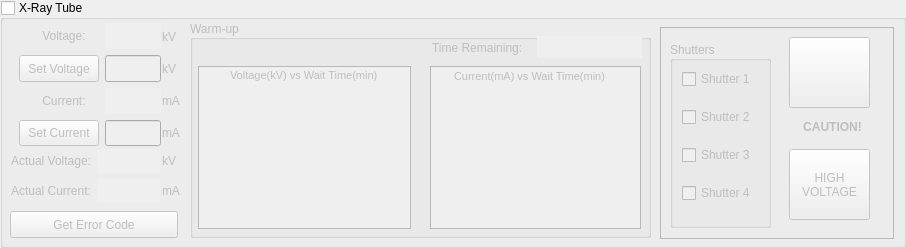
  <widget class="QGroupBox" name="xrayGroup">
   <property name="geometry">
    <rect>
     <x>10</x>
     <y>693</y>
     <width>906</width>
     <height>248</height>
    </rect>
   </property>
   <property name="focusPolicy">
    <enum>Qt::NoFocus</enum>
   </property>
   <property name="title">
    <string>X-Ray Tube</string>
   </property>
   <property name="checkable">
    <bool>true</bool>
   </property>
   <property name="checked">
    <bool>false</bool>
   </property>
   <widget class="QFrame" name="frame_2">
    <property name="geometry">
     <rect>
      <x>10</x>
      <y>145</y>
      <width>151</width>
      <height>59</height>
     </rect>
    </property>
    <property name="sizePolicy">
     <sizepolicy hsizetype="Preferred" vsizetype="Ignored">
      <horstretch>0</horstretch>
      <verstretch>0</verstretch>
     </sizepolicy>
    </property>
    <property name="frameShape">
     <enum>QFrame::NoFrame</enum>
    </property>
    <property name="frameShadow">
     <enum>QFrame::Plain</enum>
    </property>
    <property name="lineWidth">
     <number>0</number>
    </property>
    <widget class="QWidget" name="layoutWidget">
     <property name="geometry">
      <rect>
       <x>1</x>
       <y>4</y>
       <width>149</width>
       <height>54</height>
      </rect>
     </property>
     <layout class="QGridLayout" name="gridLayout_4">
      <item row="0" column="0">
       <widget class="QLabel" name="label_8">
        <property name="sizePolicy">
         <sizepolicy hsizetype="Preferred" vsizetype="Ignored">
          <horstretch>0</horstretch>
          <verstretch>0</verstretch>
         </sizepolicy>
        </property>
        <property name="text">
         <string>Actual Voltage:</string>
        </property>
       </widget>
      </item>
      <item row="0" column="1">
       <widget class="QLineEdit" name="actualVDisp">
        <property name="sizePolicy">
         <sizepolicy hsizetype="Preferred" vsizetype="Ignored">
          <horstretch>0</horstretch>
          <verstretch>0</verstretch>
         </sizepolicy>
        </property>
        <property name="palette">
         <palette>
          <active>
           <colorrole role="WindowText">
            <brush brushstyle="SolidPattern">
             <color alpha="255">
              <red>0</red>
              <green>0</green>
              <blue>0</blue>
             </color>
            </brush>
           </colorrole>
           <colorrole role="Text">
            <brush brushstyle="SolidPattern">
             <color alpha="255">
              <red>27</red>
              <green>13</green>
              <blue>139</blue>
             </color>
            </brush>
           </colorrole>
           <colorrole role="ButtonText">
            <brush brushstyle="SolidPattern">
             <color alpha="255">
              <red>0</red>
              <green>0</green>
              <blue>0</blue>
             </color>
            </brush>
           </colorrole>
          </active>
          <inactive>
           <colorrole role="WindowText">
            <brush brushstyle="SolidPattern">
             <color alpha="255">
              <red>0</red>
              <green>0</green>
              <blue>0</blue>
             </color>
            </brush>
           </colorrole>
           <colorrole role="Text">
            <brush brushstyle="SolidPattern">
             <color alpha="255">
              <red>27</red>
              <green>13</green>
              <blue>139</blue>
             </color>
            </brush>
           </colorrole>
           <colorrole role="ButtonText">
            <brush brushstyle="SolidPattern">
             <color alpha="255">
              <red>0</red>
              <green>0</green>
              <blue>0</blue>
             </color>
            </brush>
           </colorrole>
          </inactive>
          <disabled>
           <colorrole role="WindowText">
            <brush brushstyle="SolidPattern">
             <color alpha="255">
              <red>170</red>
              <green>170</green>
              <blue>255</blue>
             </color>
            </brush>
           </colorrole>
           <colorrole role="Text">
            <brush brushstyle="SolidPattern">
             <color alpha="255">
              <red>170</red>
              <green>170</green>
              <blue>255</blue>
             </color>
            </brush>
           </colorrole>
           <colorrole role="ButtonText">
            <brush brushstyle="SolidPattern">
             <color alpha="255">
              <red>170</red>
              <green>170</green>
              <blue>255</blue>
             </color>
            </brush>
           </colorrole>
          </disabled>
         </palette>
        </property>
        <property name="frame">
         <bool>false</bool>
        </property>
        <property name="alignment">
         <set>Qt::AlignCenter</set>
        </property>
        <property name="readOnly">
         <bool>true</bool>
        </property>
       </widget>
      </item>
      <item row="1" column="0">
       <widget class="QLabel" name="label_6">
        <property name="sizePolicy">
         <sizepolicy hsizetype="Preferred" vsizetype="Ignored">
          <horstretch>0</horstretch>
          <verstretch>0</verstretch>
         </sizepolicy>
        </property>
        <property name="text">
         <string>Actual Current:</string>
        </property>
       </widget>
      </item>
      <item row="1" column="1">
       <widget class="QLineEdit" name="actualCDisp">
        <property name="sizePolicy">
         <sizepolicy hsizetype="Preferred" vsizetype="Ignored">
          <horstretch>0</horstretch>
          <verstretch>0</verstretch>
         </sizepolicy>
        </property>
        <property name="palette">
         <palette>
          <active>
           <colorrole role="WindowText">
            <brush brushstyle="SolidPattern">
             <color alpha="255">
              <red>0</red>
              <green>0</green>
              <blue>0</blue>
             </color>
            </brush>
           </colorrole>
           <colorrole role="Text">
            <brush brushstyle="SolidPattern">
             <color alpha="255">
              <red>27</red>
              <green>13</green>
              <blue>139</blue>
             </color>
            </brush>
           </colorrole>
           <colorrole role="ButtonText">
            <brush brushstyle="SolidPattern">
             <color alpha="255">
              <red>0</red>
              <green>0</green>
              <blue>0</blue>
             </color>
            </brush>
           </colorrole>
          </active>
          <inactive>
           <colorrole role="WindowText">
            <brush brushstyle="SolidPattern">
             <color alpha="255">
              <red>0</red>
              <green>0</green>
              <blue>0</blue>
             </color>
            </brush>
           </colorrole>
           <colorrole role="Text">
            <brush brushstyle="SolidPattern">
             <color alpha="255">
              <red>27</red>
              <green>13</green>
              <blue>139</blue>
             </color>
            </brush>
           </colorrole>
           <colorrole role="ButtonText">
            <brush brushstyle="SolidPattern">
             <color alpha="255">
              <red>0</red>
              <green>0</green>
              <blue>0</blue>
             </color>
            </brush>
           </colorrole>
          </inactive>
          <disabled>
           <colorrole role="WindowText">
            <brush brushstyle="SolidPattern">
             <color alpha="255">
              <red>170</red>
              <green>170</green>
              <blue>255</blue>
             </color>
            </brush>
           </colorrole>
           <colorrole role="Text">
            <brush brushstyle="SolidPattern">
             <color alpha="255">
              <red>170</red>
              <green>170</green>
              <blue>255</blue>
             </color>
            </brush>
           </colorrole>
           <colorrole role="ButtonText">
            <brush brushstyle="SolidPattern">
             <color alpha="255">
              <red>170</red>
              <green>170</green>
              <blue>255</blue>
             </color>
            </brush>
           </colorrole>
          </disabled>
         </palette>
        </property>
        <property name="frame">
         <bool>false</bool>
        </property>
        <property name="alignment">
         <set>Qt::AlignCenter</set>
        </property>
        <property name="readOnly">
         <bool>true</bool>
        </property>
       </widget>
      </item>
     </layout>
    </widget>
   </widget>
   <widget class="QGroupBox" name="warmupBox">
    <property name="geometry">
     <rect>
      <x>190</x>
      <y>20</y>
      <width>461</width>
      <height>218</height>
     </rect>
    </property>
    <property name="sizePolicy">
     <sizepolicy hsizetype="Preferred" vsizetype="Ignored">
      <horstretch>0</horstretch>
      <verstretch>0</verstretch>
     </sizepolicy>
    </property>
    <property name="title">
     <string>Warm-up</string>
    </property>
    <property name="alignment">
     <set>Qt::AlignLeading|Qt::AlignLeft|Qt::AlignVCenter</set>
    </property>
    <widget class="QLineEdit" name="wtDisp">
     <property name="geometry">
      <rect>
       <x>347</x>
       <y>16</y>
       <width>105</width>
       <height>22</height>
      </rect>
     </property>
     <property name="sizePolicy">
      <sizepolicy hsizetype="Preferred" vsizetype="Ignored">
       <horstretch>0</horstretch>
       <verstretch>0</verstretch>
      </sizepolicy>
     </property>
     <property name="palette">
      <palette>
       <active>
        <colorrole role="WindowText">
         <brush brushstyle="SolidPattern">
          <color alpha="255">
           <red>0</red>
           <green>0</green>
           <blue>0</blue>
          </color>
         </brush>
        </colorrole>
        <colorrole role="Text">
         <brush brushstyle="SolidPattern">
          <color alpha="255">
           <red>27</red>
           <green>13</green>
           <blue>139</blue>
          </color>
         </brush>
        </colorrole>
        <colorrole role="ButtonText">
         <brush brushstyle="SolidPattern">
          <color alpha="255">
           <red>0</red>
           <green>0</green>
           <blue>0</blue>
          </color>
         </brush>
        </colorrole>
       </active>
       <inactive>
        <colorrole role="WindowText">
         <brush brushstyle="SolidPattern">
          <color alpha="255">
           <red>0</red>
           <green>0</green>
           <blue>0</blue>
          </color>
         </brush>
        </colorrole>
        <colorrole role="Text">
         <brush brushstyle="SolidPattern">
          <color alpha="255">
           <red>27</red>
           <green>13</green>
           <blue>139</blue>
          </color>
         </brush>
        </colorrole>
        <colorrole role="ButtonText">
         <brush brushstyle="SolidPattern">
          <color alpha="255">
           <red>0</red>
           <green>0</green>
           <blue>0</blue>
          </color>
         </brush>
        </colorrole>
       </inactive>
       <disabled>
        <colorrole role="WindowText">
         <brush brushstyle="SolidPattern">
          <color alpha="255">
           <red>170</red>
           <green>170</green>
           <blue>255</blue>
          </color>
         </brush>
        </colorrole>
        <colorrole role="Text">
         <brush brushstyle="SolidPattern">
          <color alpha="255">
           <red>170</red>
           <green>170</green>
           <blue>255</blue>
          </color>
         </brush>
        </colorrole>
        <colorrole role="ButtonText">
         <brush brushstyle="SolidPattern">
          <color alpha="255">
           <red>170</red>
           <green>170</green>
           <blue>255</blue>
          </color>
         </brush>
        </colorrole>
       </disabled>
      </palette>
     </property>
     <property name="frame">
      <bool>false</bool>
     </property>
     <property name="alignment">
      <set>Qt::AlignCenter</set>
     </property>
     <property name="readOnly">
      <bool>true</bool>
     </property>
    </widget>
    <widget class="QLabel" name="label_5">
     <property name="geometry">
      <rect>
       <x>242</x>
       <y>17</y>
       <width>100</width>
       <height>22</height>
      </rect>
     </property>
     <property name="sizePolicy">
      <sizepolicy hsizetype="Preferred" vsizetype="Ignored">
       <horstretch>0</horstretch>
       <verstretch>0</verstretch>
      </sizepolicy>
     </property>
     <property name="text">
      <string>Time Remaining:</string>
     </property>
    </widget>
    <widget class="QGraphicsView" name="graph2">
     <property name="geometry">
      <rect>
       <x>240</x>
       <y>46</y>
       <width>211</width>
       <height>163</height>
      </rect>
     </property>
     <property name="focusPolicy">
      <enum>Qt::NoFocus</enum>
     </property>
     <property name="frameShadow">
      <enum>QFrame::Plain</enum>
     </property>
    </widget>
    <widget class="QGraphicsView" name="graph1">
     <property name="geometry">
      <rect>
       <x>8</x>
       <y>46</y>
       <width>213</width>
       <height>163</height>
      </rect>
     </property>
     <property name="focusPolicy">
      <enum>Qt::NoFocus</enum>
     </property>
     <property name="frameShadow">
      <enum>QFrame::Plain</enum>
     </property>
    </widget>
    <widget class="QLabel" name="label_14">
     <property name="geometry">
      <rect>
       <x>40</x>
       <y>47</y>
       <width>160</width>
       <height>16</height>
      </rect>
     </property>
     <property name="font">
      <font>
       <pointsize>8</pointsize>
      </font>
     </property>
     <property name="text">
      <string>Voltage(kV) vs Wait Time(min)</string>
     </property>
    </widget>
    <widget class="QLabel" name="label_15">
     <property name="geometry">
      <rect>
       <x>264</x>
       <y>48</y>
       <width>166</width>
       <height>16</height>
      </rect>
     </property>
     <property name="font">
      <font>
       <pointsize>8</pointsize>
      </font>
     </property>
     <property name="text">
      <string>Current(mA) vs Wait Time(min)</string>
     </property>
    </widget>
   </widget>
   <widget class="QFrame" name="onFrame">
    <property name="geometry">
     <rect>
      <x>660</x>
      <y>27</y>
      <width>234</width>
      <height>212</height>
     </rect>
    </property>
    <property name="frameShape">
     <enum>QFrame::StyledPanel</enum>
    </property>
    <property name="frameShadow">
     <enum>QFrame::Raised</enum>
    </property>
    <widget class="QGroupBox" name="shutterBox">
     <property name="geometry">
      <rect>
       <x>10</x>
       <y>14</y>
       <width>101</width>
       <height>187</height>
      </rect>
     </property>
     <property name="title">
      <string>Shutters</string>
     </property>
     <property name="alignment">
      <set>Qt::AlignLeading|Qt::AlignLeft|Qt::AlignVCenter</set>
     </property>
     <property name="checkable">
      <bool>false</bool>
     </property>
     <widget class="QWidget" name="layoutWidget_2">
      <property name="geometry">
       <rect>
        <x>12</x>
        <y>16</y>
        <width>94</width>
        <height>162</height>
       </rect>
      </property>
      <layout class="QVBoxLayout" name="verticalLayout_2">
       <item>
        <widget class="QCheckBox" name="shutter1">
         <property name="focusPolicy">
          <enum>Qt::NoFocus</enum>
         </property>
         <property name="text">
          <string>Shutter 1</string>
         </property>
        </widget>
       </item>
       <item>
        <widget class="QCheckBox" name="shutter2">
         <property name="enabled">
          <bool>false</bool>
         </property>
         <property name="focusPolicy">
          <enum>Qt::NoFocus</enum>
         </property>
         <property name="text">
          <string>Shutter 2</string>
         </property>
        </widget>
       </item>
       <item>
        <widget class="QCheckBox" name="shutter3">
         <property name="focusPolicy">
          <enum>Qt::NoFocus</enum>
         </property>
         <property name="text">
          <string>Shutter 3</string>
         </property>
        </widget>
       </item>
       <item>
        <widget class="QCheckBox" name="shutter4">
         <property name="enabled">
          <bool>false</bool>
         </property>
         <property name="focusPolicy">
          <enum>Qt::NoFocus</enum>
         </property>
         <property name="text">
          <string>Shutter 4</string>
         </property>
         <property name="tristate">
          <bool>false</bool>
         </property>
        </widget>
       </item>
      </layout>
     </widget>
    </widget>
    <widget class="QPushButton" name="warning">
     <property name="geometry">
      <rect>
       <x>129</x>
       <y>10</y>
       <width>81</width>
       <height>71</height>
      </rect>
     </property>
     <property name="focusPolicy">
      <enum>Qt::NoFocus</enum>
     </property>
     <property name="text">
      <string/>
     </property>
     <property name="icon">
      <iconset resource="../include/icons.qrc">
       <normaloff>:/icons/images/warning.png</normaloff>:/icons/images/warning.png</iconset>
     </property>
     <property name="iconSize">
      <size>
       <width>80</width>
       <height>70</height>
      </size>
     </property>
     <property name="checkable">
      <bool>false</bool>
     </property>
    </widget>
    <widget class="QPushButton" name="highVoltage">
     <property name="geometry">
      <rect>
       <x>129</x>
       <y>122</y>
       <width>81</width>
       <height>71</height>
      </rect>
     </property>
     <property name="font">
      <font>
       <stylestrategy>PreferDefault</stylestrategy>
      </font>
     </property>
     <property name="focusPolicy">
      <enum>Qt::NoFocus</enum>
     </property>
     <property name="autoFillBackground">
      <bool>true</bool>
     </property>
     <property name="text">
      <string>HIGH 
VOLTAGE</string>
     </property>
     <property name="checkable">
      <bool>true</bool>
     </property>
     <property name="checked">
      <bool>false</bool>
     </property>
     <property name="flat">
      <bool>false</bool>
     </property>
    </widget>
    <widget class="QLabel" name="warningText">
     <property name="geometry">
      <rect>
       <x>140</x>
       <y>92</y>
       <width>65</width>
       <height>16</height>
      </rect>
     </property>
     <property name="font">
      <font>
       <weight>75</weight>
       <bold>true</bold>
      </font>
     </property>
     <property name="text">
      <string>CAUTION!</string>
     </property>
     <property name="alignment">
      <set>Qt::AlignCenter</set>
     </property>
    </widget>
   </widget>
   <widget class="QFrame" name="frame_3">
    <property name="geometry">
     <rect>
      <x>18</x>
      <y>23</y>
      <width>143</width>
      <height>124</height>
     </rect>
    </property>
    <property name="sizePolicy">
     <sizepolicy hsizetype="Preferred" vsizetype="Ignored">
      <horstretch>0</horstretch>
      <verstretch>0</verstretch>
     </sizepolicy>
    </property>
    <property name="frameShape">
     <enum>QFrame::NoFrame</enum>
    </property>
    <property name="frameShadow">
     <enum>QFrame::Plain</enum>
    </property>
    <property name="lineWidth">
     <number>0</number>
    </property>
    <widget class="QWidget" name="layoutWidget">
     <property name="geometry">
      <rect>
       <x>1</x>
       <y>0</y>
       <width>142</width>
       <height>123</height>
      </rect>
     </property>
     <layout class="QGridLayout" name="gridLayout_5">
      <item row="0" column="0">
       <widget class="QLabel" name="label_3">
        <property name="sizePolicy">
         <sizepolicy hsizetype="Preferred" vsizetype="Ignored">
          <horstretch>0</horstretch>
          <verstretch>0</verstretch>
         </sizepolicy>
        </property>
        <property name="text">
         <string>       Voltage:</string>
        </property>
       </widget>
      </item>
      <item row="0" column="1">
       <widget class="QLineEdit" name="setVDisp">
        <property name="sizePolicy">
         <sizepolicy hsizetype="Preferred" vsizetype="Ignored">
          <horstretch>0</horstretch>
          <verstretch>0</verstretch>
         </sizepolicy>
        </property>
        <property name="palette">
         <palette>
          <active>
           <colorrole role="WindowText">
            <brush brushstyle="SolidPattern">
             <color alpha="255">
              <red>0</red>
              <green>0</green>
              <blue>0</blue>
             </color>
            </brush>
           </colorrole>
           <colorrole role="Text">
            <brush brushstyle="SolidPattern">
             <color alpha="255">
              <red>27</red>
              <green>13</green>
              <blue>139</blue>
             </color>
            </brush>
           </colorrole>
           <colorrole role="ButtonText">
            <brush brushstyle="SolidPattern">
             <color alpha="255">
              <red>0</red>
              <green>0</green>
              <blue>0</blue>
             </color>
            </brush>
           </colorrole>
          </active>
          <inactive>
           <colorrole role="WindowText">
            <brush brushstyle="SolidPattern">
             <color alpha="255">
              <red>0</red>
              <green>0</green>
              <blue>0</blue>
             </color>
            </brush>
           </colorrole>
           <colorrole role="Text">
            <brush brushstyle="SolidPattern">
             <color alpha="255">
              <red>27</red>
              <green>13</green>
              <blue>139</blue>
             </color>
            </brush>
           </colorrole>
           <colorrole role="ButtonText">
            <brush brushstyle="SolidPattern">
             <color alpha="255">
              <red>0</red>
              <green>0</green>
              <blue>0</blue>
             </color>
            </brush>
           </colorrole>
          </inactive>
          <disabled>
           <colorrole role="WindowText">
            <brush brushstyle="SolidPattern">
             <color alpha="255">
              <red>170</red>
              <green>170</green>
              <blue>255</blue>
             </color>
            </brush>
           </colorrole>
           <colorrole role="Text">
            <brush brushstyle="SolidPattern">
             <color alpha="255">
              <red>170</red>
              <green>170</green>
              <blue>255</blue>
             </color>
            </brush>
           </colorrole>
           <colorrole role="ButtonText">
            <brush brushstyle="SolidPattern">
             <color alpha="255">
              <red>170</red>
              <green>170</green>
              <blue>255</blue>
             </color>
            </brush>
           </colorrole>
          </disabled>
         </palette>
        </property>
        <property name="frame">
         <bool>false</bool>
        </property>
        <property name="alignment">
         <set>Qt::AlignCenter</set>
        </property>
        <property name="readOnly">
         <bool>true</bool>
        </property>
       </widget>
      </item>
      <item row="1" column="0">
       <widget class="QPushButton" name="setVoltage">
        <property name="sizePolicy">
         <sizepolicy hsizetype="Minimum" vsizetype="Ignored">
          <horstretch>0</horstretch>
          <verstretch>0</verstretch>
         </sizepolicy>
        </property>
        <property name="text">
         <string>Set Voltage</string>
        </property>
       </widget>
      </item>
      <item row="1" column="1">
       <widget class="QLineEdit" name="setV">
        <property name="sizePolicy">
         <sizepolicy hsizetype="Preferred" vsizetype="Ignored">
          <horstretch>0</horstretch>
          <verstretch>0</verstretch>
         </sizepolicy>
        </property>
        <property name="alignment">
         <set>Qt::AlignCenter</set>
        </property>
       </widget>
      </item>
      <item row="2" column="0">
       <widget class="QLabel" name="label_4">
        <property name="sizePolicy">
         <sizepolicy hsizetype="Preferred" vsizetype="Ignored">
          <horstretch>0</horstretch>
          <verstretch>0</verstretch>
         </sizepolicy>
        </property>
        <property name="text">
         <string>       Current:</string>
        </property>
       </widget>
      </item>
      <item row="2" column="1">
       <widget class="QLineEdit" name="setCDisp">
        <property name="sizePolicy">
         <sizepolicy hsizetype="Preferred" vsizetype="Ignored">
          <horstretch>0</horstretch>
          <verstretch>0</verstretch>
         </sizepolicy>
        </property>
        <property name="palette">
         <palette>
          <active>
           <colorrole role="WindowText">
            <brush brushstyle="SolidPattern">
             <color alpha="255">
              <red>0</red>
              <green>0</green>
              <blue>0</blue>
             </color>
            </brush>
           </colorrole>
           <colorrole role="Text">
            <brush brushstyle="SolidPattern">
             <color alpha="255">
              <red>27</red>
              <green>13</green>
              <blue>139</blue>
             </color>
            </brush>
           </colorrole>
           <colorrole role="ButtonText">
            <brush brushstyle="SolidPattern">
             <color alpha="255">
              <red>0</red>
              <green>0</green>
              <blue>0</blue>
             </color>
            </brush>
           </colorrole>
          </active>
          <inactive>
           <colorrole role="WindowText">
            <brush brushstyle="SolidPattern">
             <color alpha="255">
              <red>0</red>
              <green>0</green>
              <blue>0</blue>
             </color>
            </brush>
           </colorrole>
           <colorrole role="Text">
            <brush brushstyle="SolidPattern">
             <color alpha="255">
              <red>27</red>
              <green>13</green>
              <blue>139</blue>
             </color>
            </brush>
           </colorrole>
           <colorrole role="ButtonText">
            <brush brushstyle="SolidPattern">
             <color alpha="255">
              <red>0</red>
              <green>0</green>
              <blue>0</blue>
             </color>
            </brush>
           </colorrole>
          </inactive>
          <disabled>
           <colorrole role="WindowText">
            <brush brushstyle="SolidPattern">
             <color alpha="255">
              <red>170</red>
              <green>170</green>
              <blue>255</blue>
             </color>
            </brush>
           </colorrole>
           <colorrole role="Text">
            <brush brushstyle="SolidPattern">
             <color alpha="255">
              <red>170</red>
              <green>170</green>
              <blue>255</blue>
             </color>
            </brush>
           </colorrole>
           <colorrole role="ButtonText">
            <brush brushstyle="SolidPattern">
             <color alpha="255">
              <red>170</red>
              <green>170</green>
              <blue>255</blue>
             </color>
            </brush>
           </colorrole>
          </disabled>
         </palette>
        </property>
        <property name="frame">
         <bool>false</bool>
        </property>
        <property name="alignment">
         <set>Qt::AlignCenter</set>
        </property>
        <property name="readOnly">
         <bool>true</bool>
        </property>
       </widget>
      </item>
      <item row="3" column="0">
       <widget class="QPushButton" name="setCurrent">
        <property name="sizePolicy">
         <sizepolicy hsizetype="Minimum" vsizetype="Ignored">
          <horstretch>0</horstretch>
          <verstretch>0</verstretch>
         </sizepolicy>
        </property>
        <property name="text">
         <string>Set Current</string>
        </property>
       </widget>
      </item>
      <item row="3" column="1">
       <widget class="QLineEdit" name="setC">
        <property name="sizePolicy">
         <sizepolicy hsizetype="Preferred" vsizetype="Ignored">
          <horstretch>0</horstretch>
          <verstretch>0</verstretch>
         </sizepolicy>
        </property>
        <property name="alignment">
         <set>Qt::AlignCenter</set>
        </property>
       </widget>
      </item>
     </layout>
    </widget>
   </widget>
   <widget class="QPushButton" name="getErrorCode">
    <property name="geometry">
     <rect>
      <x>10</x>
      <y>211</y>
      <width>168</width>
      <height>27</height>
     </rect>
    </property>
    <property name="focusPolicy">
     <enum>Qt::NoFocus</enum>
    </property>
    <property name="text">
     <string>Get Error Code</string>
    </property>
   </widget>
   <widget class="QWidget" name="layoutWidget">
    <property name="geometry">
     <rect>
      <x>162</x>
      <y>24</y>
      <width>25</width>
      <height>122</height>
     </rect>
    </property>
    <layout class="QVBoxLayout" name="verticalLayout">
     <item>
      <widget class="QLabel" name="label_10">
       <property name="text">
        <string>kV</string>
       </property>
      </widget>
     </item>
     <item>
      <widget class="QLabel" name="unit1">
       <property name="text">
        <string>kV</string>
       </property>
      </widget>
     </item>
     <item>
      <widget class="QLabel" name="label_12">
       <property name="text">
        <string>mA</string>
       </property>
      </widget>
     </item>
     <item>
      <widget class="QLabel" name="unit2">
       <property name="text">
        <string>mA</string>
       </property>
      </widget>
     </item>
    </layout>
   </widget>
   <widget class="QWidget" name="layoutWidget">
    <property name="geometry">
     <rect>
      <x>162</x>
      <y>149</y>
      <width>25</width>
      <height>54</height>
     </rect>
    </property>
    <layout class="QVBoxLayout" name="verticalLayout_3">
     <item>
      <widget class="QLabel" name="label_11">
       <property name="text">
        <string>kV</string>
       </property>
      </widget>
     </item>
     <item>
      <widget class="QLabel" name="label_13">
       <property name="text">
        <string>mA</string>
       </property>
      </widget>
     </item>
    </layout>
   </widget>
  </widget>
